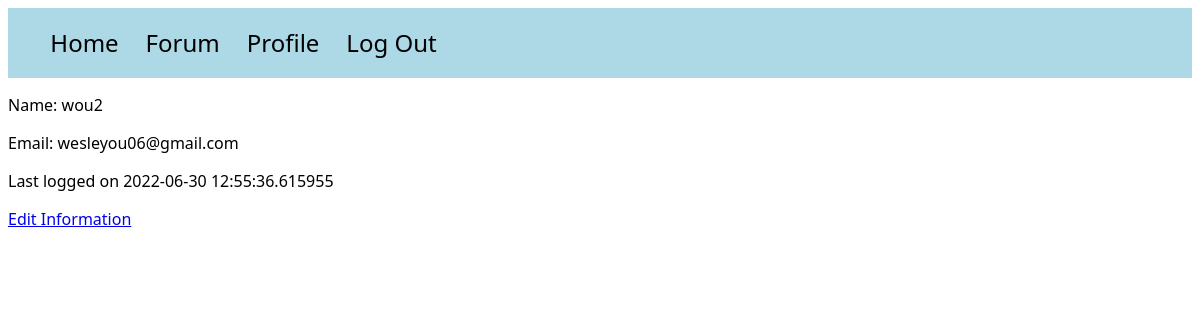
/profile (signed in), run on an earlier commit of the app's database.
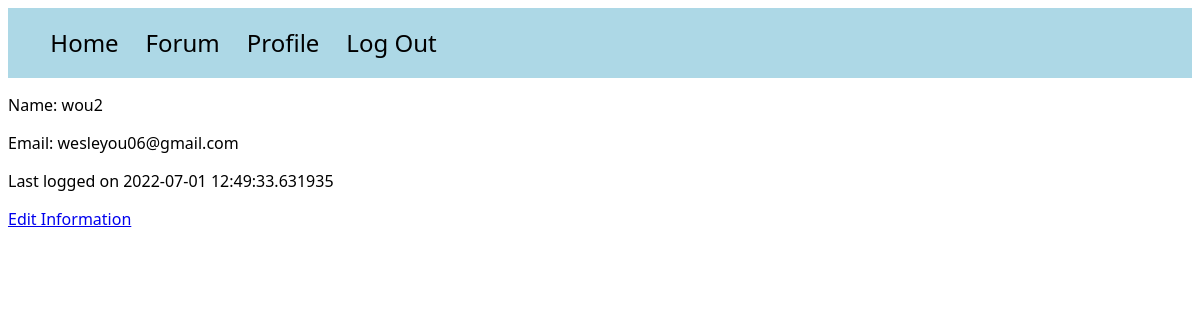
And on a later commit of the database.
### models.py (models this page shows)
class User(UserMixin, db.Model):
    id = db.Column(db.Integer, primary_key=True)
    email = db.Column(db.String(100), unique=True)
    password = db.Column(db.String(100))
    name = db.Column(db.String(1000))
    last_seen = db.Column(db.String(100))
    posts = db.relationship('Post', backref='poster')

### main.py (the view)
@main.route('/profile')
@login_required
def profile():
    return render_template("profile.html", name=current_user.name, email=current_user.email, time=current_user.last_seen)

### app.py (called while the page is built)
@login_manager.user_loader
def load_user(user_id):
    try:
        return User.query.get(int(user_id))
    except:
        return None

### templates/profile.html (shortened to what this page needs)
<!DOCTYPE html>
<html lang="en">
<head>
</head>
<link rel="stylesheet" href="/static/style.css">
<body>
<div id="navbar">
    <ul>
        <a href="{{ url_for('home') }}"><li>Home</li></a>
        <a href="{{ url_for('posts') }}"><li>Forum</li></a>
        {% if current_user.is_authenticated %}
        <a href="{{ url_for('main.profile') }}"><li>Profile</li></a>
        {% endif %}
        {% if current_user.is_authenticated %}
        <a href="{{ url_for('auth.logout') }}"><li>Log Out</li></a>
        {% endif %}
    </ul>
</div>
<div id="personal-info-container">
    <p>Name: {{ name }}</p>
    <p>Email: {{ email }}</p>
    <p>Last logged on {{ time }}</p>
    <a href="{{ url_for('auth.edit_profile') }}">Edit Information</a>
</div>
</body>
</html>

What changed in the data, as far as the page shows it:
changed User "wou2": last_seen "2022-06-30 12:55:36.615955" → "2022-07-01 12:49:33.631935"
